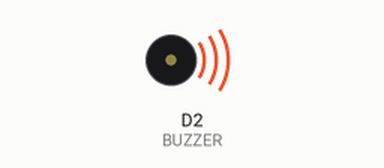
The sketch below on a simulated ESP8266 (NodeMCU). Parts: buzzer (waves = sounding, pin HIGH).

Above: at 0.1 s.
Timing chart, 0 to 3.0 s (numbered marks = the images above):
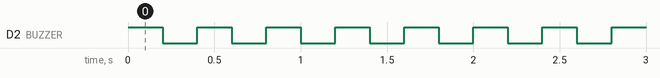

Measured:
- by itself, D2 (BUZZER): alternates HIGH for 0.20 s and LOW for 0.20 s

The sketch:

NodeMCU_BUZZER_3.ino
```cpp
#define BUZZER D2
void setup()
{
  pinMode(BUZZER, OUTPUT);
}
void loop()
{
  digitalWrite(BUZZER, HIGH);// turn the LED off.(Note that LOW is the voltage level but actually
  delay(200);            // wait for 1 second.
  digitalWrite(BUZZER, LOW); // turn the LED on.
  delay(200); // wait for 1 second.
}
```
